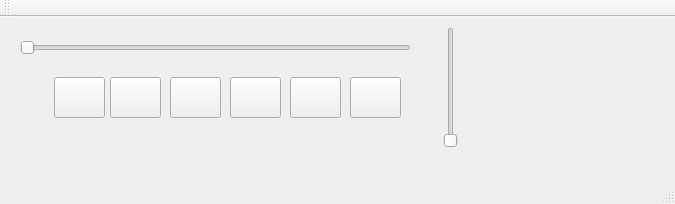
<?xml version="1.0" encoding="UTF-8"?>
<ui version="4.0">
 <class>MainWindow</class>
 <widget class="QMainWindow" name="MainWindow">
  <property name="geometry">
   <rect>
    <x>0</x>
    <y>0</y>
    <width>675</width>
    <height>204</height>
   </rect>
  </property>
  <property name="windowTitle">
   <string>MainWindow</string>
  </property>
  <property name="iconSize">
   <size>
    <width>48</width>
    <height>48</height>
   </size>
  </property>
  <widget class="QWidget" name="centralWidget">
   <widget class="QPushButton" name="Lecture">
    <property name="geometry">
     <rect>
      <x>170</x>
      <y>60</y>
      <width>51</width>
      <height>41</height>
     </rect>
    </property>
    <property name="text">
     <string/>
    </property>
    <property name="icon">
     <iconset>
      <normalon>:/Icones/play</normalon>
     </iconset>
    </property>
    <property name="iconSize">
     <size>
      <width>48</width>
      <height>48</height>
     </size>
    </property>
   </widget>
   <widget class="QPushButton" name="Arret">
    <property name="geometry">
     <rect>
      <x>110</x>
      <y>60</y>
      <width>51</width>
      <height>41</height>
     </rect>
    </property>
    <property name="text">
     <string/>
    </property>
    <property name="icon">
     <iconset resource="iconeslecteur.qrc">
      <normaloff>:/Icones/stop</normaloff>:/Icones/stop</iconset>
    </property>
    <property name="iconSize">
     <size>
      <width>48</width>
      <height>48</height>
     </size>
    </property>
   </widget>
   <widget class="QPushButton" name="Suivant">
    <property name="geometry">
     <rect>
      <x>230</x>
      <y>60</y>
      <width>51</width>
      <height>41</height>
     </rect>
    </property>
    <property name="text">
     <string/>
    </property>
    <property name="iconSize">
     <size>
      <width>48</width>
      <height>48</height>
     </size>
    </property>
   </widget>
   <widget class="QPushButton" name="Precedent">
    <property name="geometry">
     <rect>
      <x>54</x>
      <y>60</y>
      <width>51</width>
      <height>41</height>
     </rect>
    </property>
    <property name="text">
     <string/>
    </property>
    <property name="iconSize">
     <size>
      <width>48</width>
      <height>48</height>
     </size>
    </property>
   </widget>
   <widget class="QPushButton" name="Aleatoire">
    <property name="geometry">
     <rect>
      <x>290</x>
      <y>60</y>
      <width>51</width>
      <height>41</height>
     </rect>
    </property>
    <property name="text">
     <string/>
    </property>
    <property name="iconSize">
     <size>
      <width>48</width>
      <height>48</height>
     </size>
    </property>
   </widget>
   <widget class="QPushButton" name="Dossiers">
    <property name="geometry">
     <rect>
      <x>350</x>
      <y>60</y>
      <width>51</width>
      <height>41</height>
     </rect>
    </property>
    <property name="text">
     <string/>
    </property>
    <property name="iconSize">
     <size>
      <width>48</width>
      <height>48</height>
     </size>
    </property>
   </widget>
   <widget class="QLabel" name="Titre">
    <property name="geometry">
     <rect>
      <x>60</x>
      <y>120</y>
      <width>321</width>
      <height>21</height>
     </rect>
    </property>
    <property name="text">
     <string/>
    </property>
   </widget>
   <widget class="QSlider" name="Position">
    <property name="geometry">
     <rect>
      <x>20</x>
      <y>20</y>
      <width>391</width>
      <height>22</height>
     </rect>
    </property>
    <property name="orientation">
     <enum>Qt::Horizontal</enum>
    </property>
   </widget>
   <widget class="QSlider" name="Volume">
    <property name="geometry">
     <rect>
      <x>440</x>
      <y>10</y>
      <width>22</width>
      <height>121</height>
     </rect>
    </property>
    <property name="orientation">
     <enum>Qt::Vertical</enum>
    </property>
   </widget>
  </widget>
  <widget class="QMenuBar" name="menuBar">
   <property name="geometry">
    <rect>
     <x>0</x>
     <y>0</y>
     <width>675</width>
     <height>21</height>
    </rect>
   </property>
  </widget>
  <widget class="QToolBar" name="mainToolBar">
   <attribute name="toolBarArea">
    <enum>TopToolBarArea</enum>
   </attribute>
   <attribute name="toolBarBreak">
    <bool>false</bool>
   </attribute>
  </widget>
  <widget class="QStatusBar" name="statusBar"/>
 </widget>
 <layoutdefault spacing="6" margin="11"/>
 <resources>
  <include location="iconeslecteur.qrc"/>
 </resources>
 <connections/>
</ui>
